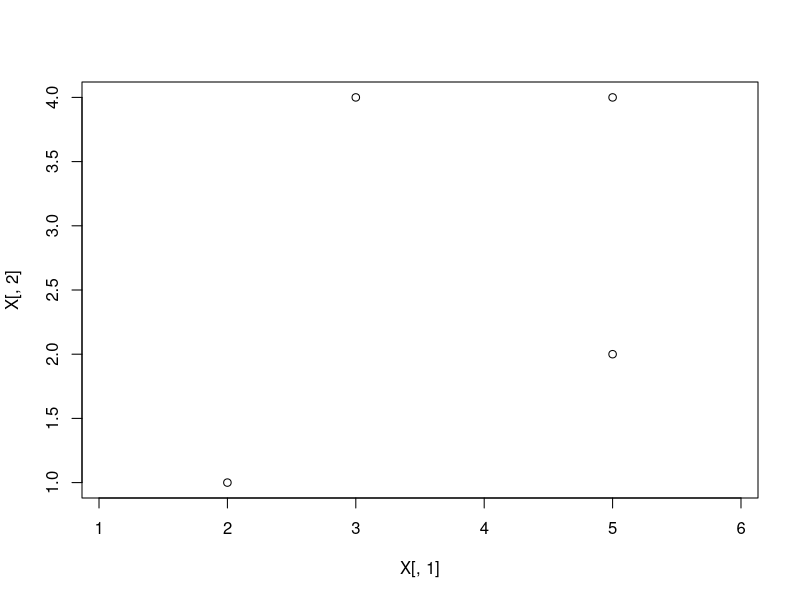
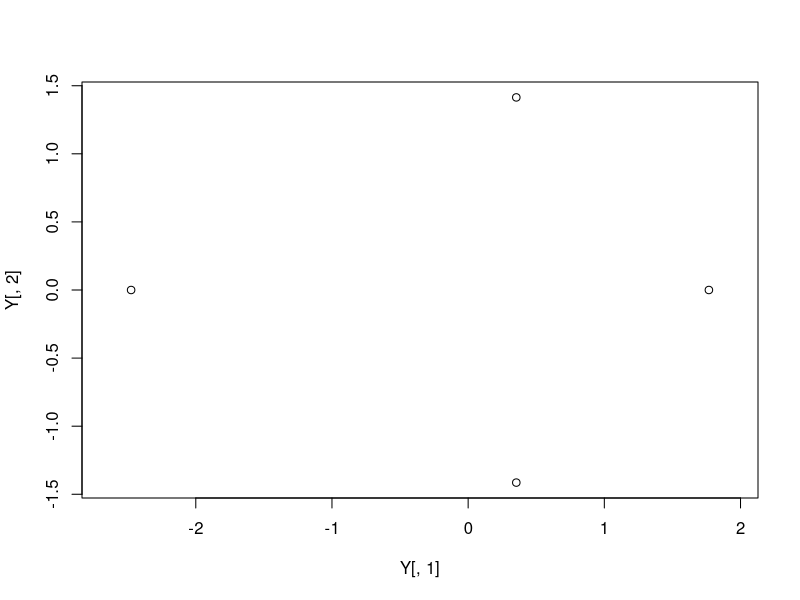

R code for these plots, in order: (Note: this script raises an error after producing the figures.)
# ejemplo PCA

X <- matrix(
  c(2, 1,
    5, 4,
    3, 4,
    5, 2
    ),
  nrow=4, byrow=TRUE
)
plot(X[,1], X[,2], asp=1)
text(X[,1]+0.2,  X[,2], labels=row.names(X))

pr = prcomp(X)

C1 <- pr$rotation[,1]
C2 <- pr$rotation[,2]

Y <- pr$x

plot(Y[,1], Y[,2], asp=1)
text(Y[,1]+0.2,  Y[,2], labels=row.names(Y))

# * 
colSums(Y) < 1E-10 # checking rounding error

# * 


# *
sum(var(Y)) == sum(diag(cov(Y)))
# *
eigens$values/sum(eigens$values)


##########################################
# pint.txt

pint <- read.table("itziar/pint.txt", row.names = 1)
pint  

pintN <- pint[,3:6]
pintN

pr = prcomp(pintN)

# 1. variabilidad de cada componente
diag(cov(pr$x))/sum(diag(cov(pr$x)))

# 2.primeras dos componentes
pr$rotation[,1:2]

Y = pr$x[,1:2]


plot(Y[,1], Y[,2],
     col=rainbow(length(unique(pint[,3])))[pint[,3]], asp=1)

###########################################
# 3)



P <- matrix(
  c(  2,   2,
    1.5, 0.5,
    0.7, 0.5,
    0.5, 1.5,
    0.5, 0.7,
    0.7, 0.7),
  ncol=2, byrow=TRUE
)

# a
dibujo <- matrix(
  c(  0,   0,
      0,   0,
      0,   0,
      0,   0,
      0,   0,
      
      0,   2,
      0, 1.5,
      0, 0.7,
      0, 0.5,
      0, 0.5,
      0, 0.7,
      
      2,   0,
      0.5,   0,
      0.5,   0,
      1.5,   0,
      0.7,   0,
      0.7,   0,
      
      2,   2,
      0.5, 1.5,
      0.5, 0.7,
      1.5, 0.5,
      0.7, 0.5,
      0.7, 0.7
  ),
  ncol=2, byrow=TRUE
)
plot(dibujo[,2], dibujo[,1],
     col=rainbow(6),asp=1)

#b 
Plog <- log(P)
pr <- prcomp(Plog)
pr$rotation

#c
diag(cov(P))/sum(diag(cov(P)))

Y <- pr$x
Ysorted = Y[order(Y[,2]),]
plot(Ysorted)
